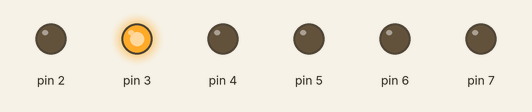
This sketch was run on a simulated Arduino Uno, built with avr-gcc and run on an emulated ATmega328P. Shown: output pins drawn as LEDs (lit = HIGH).

Above: at 0.1 s.
Timing chart, 0 to 1.6 s (numbered marks = the images above):
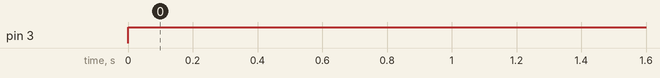

The sketch:

testePonteH_ino.pde
```cpp
void setup()
{
  pinMode(2, OUTPUT);
  pinMode(3, OUTPUT);
  pinMode(4, OUTPUT);
  pinMode(5, OUTPUT);
  pinMode(6, OUTPUT);
  pinMode(7, OUTPUT);
}

void loop()
{

  digitalWrite(2, LOW);
  digitalWrite(3, HIGH);
  digitalWrite(4, LOW);
  digitalWrite(5, LOW);

  digitalWrite(6, LOW);
  digitalWrite(7, LOW);

  delay(30);
}
```

Measured:
- by itself, pin 3: LOW → HIGH at 0.00 s
